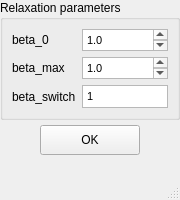
<?xml version="1.0" encoding="UTF-8"?>
<ui version="4.0">
 <class>MainWindow</class>
 <widget class="QMainWindow" name="MainWindow">
  <property name="geometry">
   <rect>
    <x>0</x>
    <y>0</y>
    <width>180</width>
    <height>200</height>
   </rect>
  </property>
  <property name="windowTitle">
   <string>MainWindow</string>
  </property>
  <widget class="QWidget" name="centralwidget">
   <widget class="QGroupBox" name="groupBox">
    <property name="geometry">
     <rect>
      <x>0</x>
      <y>0</y>
      <width>180</width>
      <height>120</height>
     </rect>
    </property>
    <property name="title">
     <string>Relaxation parameters</string>
    </property>
    <layout class="QFormLayout" name="formLayout">
     <item row="0" column="0">
      <widget class="QLabel" name="label">
       <property name="text">
        <string>beta_0</string>
       </property>
      </widget>
     </item>
     <item row="0" column="1">
      <widget class="QTextEdit" name="beta_0">
       <property name="html">
        <string>&lt;!DOCTYPE HTML PUBLIC &quot;-//W3C//DTD HTML 4.0//EN&quot; &quot;http://www.w3.org/TR/REC-html40/strict.dtd&quot;&gt;
&lt;html&gt;&lt;head&gt;&lt;meta name=&quot;qrichtext&quot; content=&quot;1&quot; /&gt;&lt;style type=&quot;text/css&quot;&gt;
p, li { white-space: pre-wrap; }
&lt;/style&gt;&lt;/head&gt;&lt;body style=&quot; font-family:'MS Shell Dlg 2'; font-size:8.25pt; font-weight:400; font-style:normal;&quot;&gt;
&lt;p style=&quot; margin-top:0px; margin-bottom:0px; margin-left:0px; margin-right:0px; -qt-block-indent:0; text-indent:0px;&quot;&gt;1.0&lt;/p&gt;&lt;/body&gt;&lt;/html&gt;</string>
       </property>
      </widget>
     </item>
     <item row="1" column="0">
      <widget class="QLabel" name="label_2">
       <property name="text">
        <string>beta_max</string>
       </property>
      </widget>
     </item>
     <item row="1" column="1">
      <widget class="QTextEdit" name="beta_max">
       <property name="html">
        <string>&lt;!DOCTYPE HTML PUBLIC &quot;-//W3C//DTD HTML 4.0//EN&quot; &quot;http://www.w3.org/TR/REC-html40/strict.dtd&quot;&gt;
&lt;html&gt;&lt;head&gt;&lt;meta name=&quot;qrichtext&quot; content=&quot;1&quot; /&gt;&lt;style type=&quot;text/css&quot;&gt;
p, li { white-space: pre-wrap; }
&lt;/style&gt;&lt;/head&gt;&lt;body style=&quot; font-family:'MS Shell Dlg 2'; font-size:8.25pt; font-weight:400; font-style:normal;&quot;&gt;
&lt;p style=&quot; margin-top:0px; margin-bottom:0px; margin-left:0px; margin-right:0px; -qt-block-indent:0; text-indent:0px;&quot;&gt;1.0&lt;/p&gt;&lt;/body&gt;&lt;/html&gt;</string>
       </property>
      </widget>
     </item>
     <item row="2" column="0">
      <widget class="QLabel" name="label_3">
       <property name="text">
        <string>beta_switch</string>
       </property>
      </widget>
     </item>
     <item row="2" column="1">
      <widget class="QTextEdit" name="beta_switch">
       <property name="html">
        <string>&lt;!DOCTYPE HTML PUBLIC &quot;-//W3C//DTD HTML 4.0//EN&quot; &quot;http://www.w3.org/TR/REC-html40/strict.dtd&quot;&gt;
&lt;html&gt;&lt;head&gt;&lt;meta name=&quot;qrichtext&quot; content=&quot;1&quot; /&gt;&lt;style type=&quot;text/css&quot;&gt;
p, li { white-space: pre-wrap; }
&lt;/style&gt;&lt;/head&gt;&lt;body style=&quot; font-family:'MS Shell Dlg 2'; font-size:8.25pt; font-weight:400; font-style:normal;&quot;&gt;
&lt;p style=&quot; margin-top:0px; margin-bottom:0px; margin-left:0px; margin-right:0px; -qt-block-indent:0; text-indent:0px;&quot;&gt;1&lt;/p&gt;&lt;/body&gt;&lt;/html&gt;</string>
       </property>
      </widget>
     </item>
    </layout>
   </widget>
   <widget class="QPushButton" name="okButton">
    <property name="geometry">
     <rect>
      <x>40</x>
      <y>125</y>
      <width>100</width>
      <height>30</height>
     </rect>
    </property>
    <property name="text">
     <string>OK</string>
    </property>
   </widget>
  </widget>
  <widget class="QMenuBar" name="menubar">
   <property name="geometry">
    <rect>
     <x>0</x>
     <y>0</y>
     <width>180</width>
     <height>21</height>
    </rect>
   </property>
  </widget>
  <widget class="QStatusBar" name="statusbar"/>
 </widget>
 <resources/>
 <connections/>
</ui>
